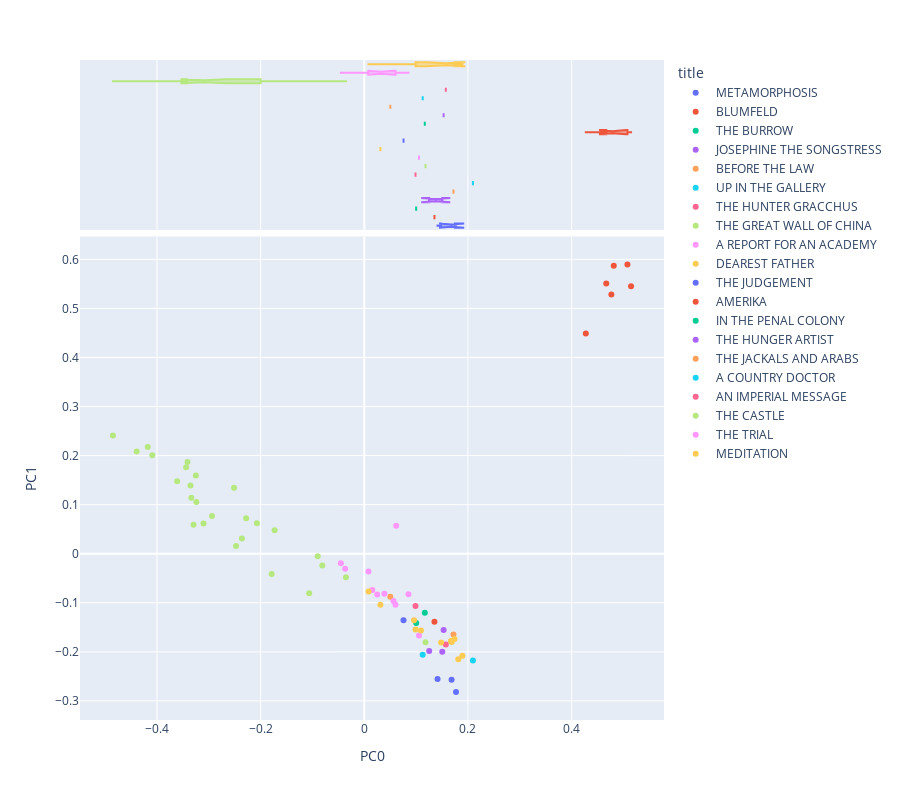

The code cell stored with this chart in its notebook:
### Code cell
import pandas as pd
import numpy as np
from scipy.linalg import norm
import plotly_express as px
import seaborn as sns
from sklearn.decomposition import PCA
sns.set(style='ticks')
OHCO = ['book_id', 'chap_id']
# Added after class
norm_docs = True # This has the effect of exaggerating variance when False
center_term_vectors = True # This has the effect of demoting authorship when False
colors = "YlGnBu" 
# colors = "Spectral"




pca_engine = PCA(n_components=10)
DCM = pd.DataFrame(pca_engine.fit_transform(L2.fillna(0)), index=L2.index)
DCM.columns = ['PC{}'.format(i) for i in DCM.columns]
DCM = DCM.join(LIB[['author','title']], on='book_id') #the lavel i will use is work_type
def vis_pcs(M, a, b, label='author', hover_name='author', symbol=None, size=None):
    return px.scatter(M, f"PC{a}", f"PC{b}", color=label, hover_name=hover_name, 
                     symbol=symbol, size=size,
                     marginal_x='box', height=800)

def vis_loadings(a=0, b=1, hover_name='term_str'):
    return px.scatter(LOADINGS.reset_index(), f"PC{a}", f"PC{b}", 
                      text='term_str', hover_name='term_str',
                      size='dfidf', color='max_pos_group', 
                      marginal_x='box', height=800)
LOADINGS = pd.DataFrame(pca_engine.components_.T * np.sqrt(pca_engine.explained_variance_))
LOADINGS.columns = ["PC{}".format(i) for i in LOADINGS.columns]
LOADINGS.index = L2.columns
LOADINGS.index.name = 'term_str'
LOADINGS = LOADINGS.join(VOCAB)
vis_pcs(DCM, 0, 1, label='title', hover_name= 'title')

### Figure 1 — Plotly figure (JSON) as saved in the notebook; plotly's stock layout.template omitted (floating-point values rounded to 4 significant figures)
{"data": [{"hovertemplate": "<b>%{hovertext}</b><br><br>title=METAMORPHOSIS<br>PC0=%{x}<br>PC1=%{y}<extra></extra>", "hovertext": ["METAMORPHOSIS", "METAMORPHOSIS", "METAMORPHOSIS"], "legendgroup": "METAMORPHOSIS", "marker": {"color": "#636efa", "symbol": "circle"}, "mode": "markers", "name": "METAMORPHOSIS", "orientation": "v", "showlegend": true, "type": "scatter", "x": [0.1413, 0.177, 0.1684], "xaxis": "x", "y": [-0.2553, -0.2819, -0.2568], "yaxis": "y"}, {"alignmentgroup": "True", "hovertemplate": "<b>%{hovertext}</b><br><br>title=METAMORPHOSIS<br>PC0=%{x}<extra></extra>", "hovertext": ["METAMORPHOSIS", "METAMORPHOSIS", "METAMORPHOSIS"], "legendgroup": "METAMORPHOSIS", "marker": {"color": "#636efa", "symbol": "circle"}, "name": "METAMORPHOSIS", "notched": true, "offsetgroup": "METAMORPHOSIS", "showlegend": false, "type": "box", "x": [0.1413, 0.177, 0.1684], "xaxis": "x2", "yaxis": "y2"}, {"hovertemplate": "<b>%{hovertext}</b><br><br>title=BLUMFELD<br>PC0=%{x}<br>PC1=%{y}<extra></extra>", "hovertext": ["BLUMFELD"], "legendgroup": "BLUMFELD", "marker": {"color": "#EF553B", "symbol": "circle"}, "mode": "markers", "name": "BLUMFELD", "orientation": "v", "showlegend": true, "type": "scatter", "x": [0.1354], "xaxis": "x", "y": [-0.1385], "yaxis": "y"}, {"alignmentgroup": "True", "hovertemplate": "<b>%{hovertext}</b><br><br>title=BLUMFELD<br>PC0=%{x}<extra></extra>", "hovertext": ["BLUMFELD"], "legendgroup": "BLUMFELD", "marker": {"color": "#EF553B", "symbol": "circle"}, "name": "BLUMFELD", "notched": true, "offsetgroup": "BLUMFELD", "showlegend": false, "type": "box", "x": [0.1354], "xaxis": "x2", "yaxis": "y2"}, {"hovertemplate": "<b>%{hovertext}</b><br><br>title=THE BURROW<br>PC0=%{x}<br>PC1=%{y}<extra></extra>", "hovertext": ["THE BURROW"], "legendgroup": "THE BURROW", "marker": {"color": "#00cc96", "symbol": "circle"}, "mode": "markers", "name": "THE BURROW", "orientation": "v", "showlegend": true, "type": "scatter", "x": [0.1001], "xaxis": "x", "y": [-0.1414], "yaxis": "y"}, {"alignmentgroup": "True", "hovertemplate": "<b>%{hovertext}</b><br><br>title=THE BURROW<br>PC0=%{x}<extra></extra>", "hovertext": ["THE BURROW"], "legendgroup": "THE BURROW", "marker": {"color": "#00cc96", "symbol": "circle"}, "name": "THE BURROW", "notched": true, "offsetgroup": "THE BURROW", "showlegend": false, "type": "box", "x": [0.1001], "xaxis": "x2", "yaxis": "y2"}, {"hovertemplate": "<b>%{hovertext}</b><br><br>title=JOSEPHINE THE SONGSTRESS<br>PC0=%{x}<br>PC1=%{y}<extra></extra>", "hovertext": ["JOSEPHINE THE SONGSTRESS", "JOSEPHINE THE SONGSTRESS"], "legendgroup": "JOSEPHINE THE SONGSTRESS", "marker": {"color": "#ab63fa", "symbol": "circle"}, "mode": "markers", "name": "JOSEPHINE THE SONGSTRESS", "orientation": "v", "showlegend": true, "type": "scatter", "x": [0.1253, 0.1505], "xaxis": "x", "y": [-0.1982, -0.1998], "yaxis": "y"}, {"alignmentgroup": "True", "hovertemplate": "<b>%{hovertext}</b><br><br>title=JOSEPHINE THE SONGSTRESS<br>PC0=%{x}<extra></extra>", "hovertext": ["JOSEPHINE THE SONGSTRESS", "JOSEPHINE THE SONGSTRESS"], "legendgroup": "JOSEPHINE THE SONGSTRESS", "marker": {"color": "#ab63fa", "symbol": "circle"}, "name": "JOSEPHINE THE SONGSTRESS", "notched": true, "offsetgroup": "JOSEPHINE THE SONGSTRESS", "showlegend": false, "type": "box", "x": [0.1253, 0.1505], "xaxis": "x2", "yaxis": "y2"}, {"hovertemplate": "<b>%{hovertext}</b><br><br>title=BEFORE THE LAW<br>PC0=%{x}<br>PC1=%{y}<extra></extra>", "hovertext": ["BEFORE THE LAW"], "legendgroup": "BEFORE THE LAW", "marker": {"color": "#FFA15A", "symbol": "circle"}, "mode": "markers", "name": "BEFORE THE LAW", "orientation": "v", "showlegend": true, "type": "scatter", "x": [0.172], "xaxis": "x", "y": [-0.1644], "yaxis": "y"}, {"alignmentgroup": "True", "hovertemplate": "<b>%{hovertext}</b><br><br>title=BEFORE THE LAW<br>PC0=%{x}<extra></extra>", "hovertext": ["BEFORE THE LAW"], "legendgroup": "BEFORE THE LAW", "marker": {"color": "#FFA15A", "symbol": "circle"}, "name": "BEFORE THE LAW", "notched": true, "offsetgroup": "BEFORE THE LAW", "showlegend": false, "type": "box", "x": [0.172], "xaxis": "x2", "yaxis": "y2"}, {"hovertemplate": "<b>%{hovertext}</b><br><br>title=UP IN THE GALLERY<br>PC0=%{x}<br>PC1=%{y}<extra></extra>", "hovertext": ["UP IN THE GALLERY"], "legendgroup": "UP IN THE GALLERY", "marker": {"color": "#19d3f3", "symbol": "circle"}, "mode": "markers", "name": "UP IN THE GALLERY", "orientation": "v", "showlegend": true, "type": "scatter", "x": [0.2096], "xaxis": "x", "y": [-0.2175], "yaxis": "y"}, {"alignmentgroup": "True", "hovertemplate": "<b>%{hovertext}</b><br><br>title=UP IN THE GALLERY<br>PC0=%{x}<extra></extra>", "hovertext": ["UP IN THE GALLERY"], "legendgroup": "UP IN THE GALLERY", "marker": {"color": "#19d3f3", "symbol": "circle"}, "name": "UP IN THE GALLERY", "notched": true, "offsetgroup": "UP IN THE GALLERY", "showlegend": false, "type": "box", "x": [0.2096], "xaxis": "x2", "yaxis": "y2"}, {"hovertemplate": "<b>%{hovertext}</b><br><br>title=THE HUNTER GRACCHUS<br>PC0=%{x}<br>PC1=%{y}<extra></extra>", "hovertext": ["THE HUNTER GRACCHUS"], "legendgroup": "THE HUNTER GRACCHUS", "marker": {"color": "#FF6692", "symbol": "circle"}, "mode": "markers", "name": "THE HUNTER GRACCHUS", "orientation": "v", "showlegend": true, "type": "scatter", "x": [0.09879], "xaxis": "x", "y": [-0.1067], "yaxis": "y"}, {"alignmentgroup": "True", "hovertemplate": "<b>%{hovertext}</b><br><br>title=THE HUNTER GRACCHUS<br>PC0=%{x}<extra></extra>", "hovertext": ["THE HUNTER GRACCHUS"], "legendgroup": "THE HUNTER GRACCHUS", "marker": {"color": "#FF6692", "symbol": "circle"}, "name": "THE HUNTER GRACCHUS", "notched": true, "offsetgroup": "THE HUNTER GRACCHUS", "showlegend": false, "type": "box", "x": [0.09879], "xaxis": "x2", "yaxis": "y2"}, {"hovertemplate": "<b>%{hovertext}</b><br><br>title=THE GREAT WALL OF CHINA<br>PC0=%{x}<br>PC1=%{y}<extra></extra>", "hovertext": ["THE GREAT WALL OF CHINA"], "legendgroup": "THE GREAT WALL OF CHINA", "marker": {"color": "#B6E880", "symbol": "circle"}, "mode": "markers", "name": "THE GREAT WALL OF CHINA", "orientation": "v", "showlegend": true, "type": "scatter", "x": [0.1181], "xaxis": "x", "y": [-0.1802], "yaxis": "y"}, {"alignmentgroup": "True", "hovertemplate": "<b>%{hovertext}</b><br><br>title=THE GREAT WALL OF CHINA<br>PC0=%{x}<extra></extra>", "hovertext": ["THE GREAT WALL OF CHINA"], "legendgroup": "THE GREAT WALL OF CHINA", "marker": {"color": "#B6E880", "symbol": "circle"}, "name": "THE GREAT WALL OF CHINA", "notched": true, "offsetgroup": "THE GREAT WALL OF CHINA", "showlegend": false, "type": "box", "x": [0.1181], "xaxis": "x2", "yaxis": "y2"}, {"hovertemplate": "<b>%{hovertext}</b><br><br>title=A REPORT FOR AN ACADEMY<br>PC0=%{x}<br>PC1=%{y}<extra></extra>", "hovertext": ["A REPORT FOR AN ACADEMY"], "legendgroup": "A REPORT FOR AN ACADEMY", "marker": {"color": "#FF97FF", "symbol": "circle"}, "mode": "markers", "name": "A REPORT FOR AN ACADEMY", "orientation": "v", "showlegend": true, "type": "scatter", "x": [0.1056], "xaxis": "x", "y": [-0.1669], "yaxis": "y"}, {"alignmentgroup": "True", "hovertemplate": "<b>%{hovertext}</b><br><br>title=A REPORT FOR AN ACADEMY<br>PC0=%{x}<extra></extra>", "hovertext": ["A REPORT FOR AN ACADEMY"], "legendgroup": "A REPORT FOR AN ACADEMY", "marker": {"color": "#FF97FF", "symbol": "circle"}, "name": "A REPORT FOR AN ACADEMY", "notched": true, "offsetgroup": "A REPORT FOR AN ACADEMY", "showlegend": false, "type": "box", "x": [0.1056], "xaxis": "x2", "yaxis": "y2"}, {"hovertemplate": "<b>%{hovertext}</b><br><br>title=DEAREST FATHER<br>PC0=%{x}<br>PC1=%{y}<extra></extra>", "hovertext": ["DEAREST FATHER"], "legendgroup": "DEAREST FATHER", "marker": {"color": "#FECB52", "symbol": "circle"}, "mode": "markers", "name": "DEAREST FATHER", "orientation": "v", "showlegend": true, "type": "scatter", "x": [0.03106], "xaxis": "x", "y": [-0.1042], "yaxis": "y"}, {"alignmentgroup": "True", "hovertemplate": "<b>%{hovertext}</b><br><br>title=DEAREST FATHER<br>PC0=%{x}<extra></extra>", "hovertext": ["DEAREST FATHER"], "legendgroup": "DEAREST FATHER", "marker": {"color": "#FECB52", "symbol": "circle"}, "name": "DEAREST FATHER", "notched": true, "offsetgroup": "DEAREST FATHER", "showlegend": false, "type": "box", "x": [0.03106], "xaxis": "x2", "yaxis": "y2"}, {"hovertemplate": "<b>%{hovertext}</b><br><br>title=THE JUDGEMENT<br>PC0=%{x}<br>PC1=%{y}<extra></extra>", "hovertext": ["THE JUDGEMENT"], "legendgroup": "THE JUDGEMENT", "marker": {"color": "#636efa", "symbol": "circle"}, "mode": "markers", "name": "THE JUDGEMENT", "orientation": "v", "showlegend": true, "type": "scatter", "x": [0.07571], "xaxis": "x", "y": [-0.1357], "yaxis": "y"}, {"alignmentgroup": "True", "hovertemplate": "<b>%{hovertext}</b><br><br>title=THE JUDGEMENT<br>PC0=%{x}<extra></extra>", "hovertext": ["THE JUDGEMENT"], "legendgroup": "THE JUDGEMENT", "marker": {"color": "#636efa", "symbol": "circle"}, "name": "THE JUDGEMENT", "notched": true, "offsetgroup": "THE JUDGEMENT", "showlegend": false, "type": "box", "x": [0.07571], "xaxis": "x2", "yaxis": "y2"}, {"hovertemplate": "<b>%{hovertext}</b><br><br>title=AMERIKA<br>PC0=%{x}<br>PC1=%{y}<extra></extra>", "hovertext": ["AMERIKA", "AMERIKA", "AMERIKA", "AMERIKA", "AMERIKA", "AMERIKA"], "legendgroup": "AMERIKA", "marker": {"color": "#EF553B", "symbol": "circle"}, "mode": "markers", "name": "AMERIKA", "orientation": "v", "showlegend": true, "type": "scatter", "x": [0.4274, 0.5147, 0.4669, 0.5077, 0.4767, 0.4813], "xaxis": "x", "y": [0.4491, 0.5451, 0.5506, 0.5897, 0.5286, 0.5867], "yaxis": "y"}, {"alignmentgroup": "True", "hovertemplate": "<b>%{hovertext}</b><br><br>title=AMERIKA<br>PC0=%{x}<extra></extra>", "hovertext": ["AMERIKA", "AMERIKA", "AMERIKA", "AMERIKA", "AMERIKA", "AMERIKA"], "legendgroup": "AMERIKA", "marker": {"color": "#EF553B", "symbol": "circle"}, "name": "AMERIKA", "notched": true, "offsetgroup": "AMERIKA", "showlegend": false, "type": "box", "x": [0.4274, 0.5147, 0.4669, 0.5077, 0.4767, 0.4813], "xaxis": "x2", "yaxis": "y2"}, {"hovertemplate": "<b>%{hovertext}</b><br><br>title=IN THE PENAL COLONY<br>PC0=%{x}<br>PC1=%{y}<extra></extra>", "hovertext": ["IN THE PENAL COLONY"], "legendgroup": "IN THE PENAL COLONY", "marker": {"color": "#00cc96", "symbol": "circle"}, "mode": "markers", "name": "IN THE PENAL COLONY", "orientation": "v", "showlegend": true, "type": "scatter", "x": [0.1167], "xaxis": "x", "y": [-0.1204], "yaxis": "y"}, {"alignmentgroup": "True", "hovertemplate": "<b>%{hovertext}</b><br><br>title=IN THE PENAL COLONY<br>PC0=%{x}<extra></extra>", "hovertext": ["IN THE PENAL COLONY"], "legendgroup": "IN THE PENAL COLONY", "marker": {"color": "#00cc96", "symbol": "circle"}, "name": "IN THE PENAL COLONY", "notched": true, "offsetgroup": "IN THE PENAL COLONY", "showlegend": false, "type": "box", "x": [0.1167], "xaxis": "x2", "yaxis": "y2"}, {"hovertemplate": "<b>%{hovertext}</b><br><br>title=THE HUNGER ARTIST<br>PC0=%{x}<br>PC1=%{y}<extra></extra>", "hovertext": ["THE HUNGER ARTIST"], "legendgroup": "THE HUNGER ARTIST", "marker": {"color": "#ab63fa", "symbol": "circle"}, "mode": "markers", "name": "THE HUNGER ARTIST", "orientation": "v", "showlegend": true, "type": "scatter", "x": [0.153], "xaxis": "x", "y": [-0.1555], "yaxis": "y"}, {"alignmentgroup": "True", "hovertemplate": "<b>%{hovertext}</b><br><br>title=THE HUNGER ARTIST<br>PC0=%{x}<extra></extra>", "hovertext": ["THE HUNGER ARTIST"], "legendgroup": "THE HUNGER ARTIST", "marker": {"color": "#ab63fa", "symbol": "circle"}, "name": "THE HUNGER ARTIST", "notched": true, "offsetgroup": "THE HUNGER ARTIST", "showlegend": false, "type": "box", "x": [0.153], "xaxis": "x2", "yaxis": "y2"}, {"hovertemplate": "<b>%{hovertext}</b><br><br>title=THE JACKALS AND ARABS<br>PC0=%{x}<br>PC1=%{y}<extra></extra>", "hovertext": ["THE JACKALS AND ARABS"], "legendgroup": "THE JACKALS AND ARABS", "marker": {"color": "#FFA15A", "symbol": "circle"}, "mode": "markers", "name": "THE JACKALS AND ARABS", "orientation": "v", "showlegend": true, "type": "scatter", "x": [0.05023], "xaxis": "x", "y": [-0.08762], "yaxis": "y"}, {"alignmentgroup": "True", "hovertemplate": "<b>%{hovertext}</b><br><br>title=THE JACKALS AND ARABS<br>PC0=%{x}<extra></extra>", "hovertext": ["THE JACKALS AND ARABS"], "legendgroup": "THE JACKALS AND ARABS", "marker": {"color": "#FFA15A", "symbol": "circle"}, "name": "THE JACKALS AND ARABS", "notched": true, "offsetgroup": "THE JACKALS AND ARABS", "showlegend": false, "type": "box", "x": [0.05023], "xaxis": "x2", "yaxis": "y2"}, {"hovertemplate": "<b>%{hovertext}</b><br><br>title=A COUNTRY DOCTOR<br>PC0=%{x}<br>PC1=%{y}<extra></extra>", "hovertext": ["A COUNTRY DOCTOR"], "legendgroup": "A COUNTRY DOCTOR", "marker": {"color": "#19d3f3", "symbol": "circle"}, "mode": "markers", "name": "A COUNTRY DOCTOR", "orientation": "v", "showlegend": true, "type": "scatter", "x": [0.1127], "xaxis": "x", "y": [-0.2061], "yaxis": "y"}, {"alignmentgroup": "True", "hovertemplate": "<b>%{hovertext}</b><br><br>title=A COUNTRY DOCTOR<br>PC0=%{x}<extra></extra>", "hovertext": ["A COUNTRY DOCTOR"], "legendgroup": "A COUNTRY DOCTOR", "marker": {"color": "#19d3f3", "symbol": "circle"}, "name": "A COUNTRY DOCTOR", "notched": true, "offsetgroup": "A COUNTRY DOCTOR", "showlegend": false, "type": "box", "x": [0.1127], "xaxis": "x2", "yaxis": "y2"}, {"hovertemplate": "<b>%{hovertext}</b><br><br>title=AN IMPERIAL MESSAGE<br>PC0=%{x}<br>PC1=%{y}<extra></extra>", "hovertext": ["AN IMPERIAL MESSAGE"], "legendgroup": "AN IMPERIAL MESSAGE", "marker": {"color": "#FF6692", "symbol": "circle"}, "mode": "markers", "name": "AN IMPERIAL MESSAGE", "orientation": "v", "showlegend": true, "type": "scatter", "x": [0.1573], "xaxis": "x", "y": [-0.1849], "yaxis": "y"}, {"alignmentgroup": "True", "hovertemplate": "<b>%{hovertext}</b><br><br>title=AN IMPERIAL MESSAGE<br>PC0=%{x}<extra></extra>", "hovertext": ["AN IMPERIAL MESSAGE"], "legendgroup": "AN IMPERIAL MESSAGE", "marker": {"color": "#FF6692", "symbol": "circle"}, "name": "AN IMPERIAL MESSAGE", "notched": true, "offsetgroup": "AN IMPERIAL MESSAGE", "showlegend": false, "type": "box", "x": [0.1573], "xaxis": "x2", "yaxis": "y2"}, {"hovertemplate": "<b>%{hovertext}</b><br><br>title=THE CASTLE<br>PC0=%{x}<br>PC1=%{y}<extra></extra>", "hovertext": ["THE CASTLE", "THE CASTLE", "THE CASTLE", "THE CASTLE", "THE CASTLE", "THE CASTLE", "THE CASTLE", "THE CASTLE", "THE CASTLE", "THE CASTLE", "THE CASTLE", "THE CASTLE", "THE CASTLE", "THE CASTLE", "THE CASTLE", "THE CASTLE", "THE CASTLE", "THE CASTLE", "THE CASTLE", "THE CASTLE", "THE CASTLE", "THE CASTLE", "THE CASTLE", "THE CASTLE", "THE CASTLE"], "legendgroup": "THE CASTLE", "marker": {"color": "#B6E880", "symbol": "circle"}, "mode": "markers", "name": "THE CASTLE", "orientation": "v", "showlegend": true, "type": "scatter", "x": [-0.2279, -0.3336, -0.4178, -0.4849, -0.173, -0.3437, -0.3411, -0.2072, -0.2513, -0.2938, -0.3251, -0.409, -0.08991, -0.4392, -0.2362, -0.3102, -0.2474, -0.1787, -0.1063, -0.3295, -0.3354, -0.3611, -0.03537, -0.08097, -0.324], "xaxis": "x", "y": [0.07247, 0.1141, 0.2174, 0.2408, 0.04812, 0.1764, 0.1871, 0.06231, 0.1344, 0.0768, 0.1597, 0.2005, -0.004983, 0.2082, 0.03086, 0.0618, 0.01574, -0.04108, -0.08037, 0.0593, 0.1389, 0.148, -0.04809, -0.02386, 0.1055], "yaxis": "y"}, {"alignmentgroup": "True", "hovertemplate": "<b>%{hovertext}</b><br><br>title=THE CASTLE<br>PC0=%{x}<extra></extra>", "hovertext": ["THE CASTLE", "THE CASTLE", "THE CASTLE", "THE CASTLE", "THE CASTLE", "THE CASTLE", "THE CASTLE", "THE CASTLE", "THE CASTLE", "THE CASTLE", "THE CASTLE", "THE CASTLE", "THE CASTLE", "THE CASTLE", "THE CASTLE", "THE CASTLE", "THE CASTLE", "THE CASTLE", "THE CASTLE", "THE CASTLE", "THE CASTLE", "THE CASTLE", "THE CASTLE", "THE CASTLE", "THE CASTLE"], "legendgroup": "THE CASTLE", "marker": {"color": "#B6E880", "symbol": "circle"}, "name": "THE CASTLE", "notched": true, "offsetgroup": "THE CASTLE", "showlegend": false, "type": "box", "x": [-0.2279, -0.3336, -0.4178, -0.4849, -0.173, -0.3437, -0.3411, -0.2072, -0.2513, -0.2938, -0.3251, -0.409, -0.08991, -0.4392, -0.2362, -0.3102, -0.2474, -0.1787, -0.1063, -0.3295, -0.3354, -0.3611, -0.03537, -0.08097, -0.324], "xaxis": "x2", "yaxis": "y2"}, {"hovertemplate": "<b>%{hovertext}</b><br><br>title=THE TRIAL<br>PC0=%{x}<br>PC1=%{y}<extra></extra>", "hovertext": ["THE TRIAL", "THE TRIAL", "THE TRIAL", "THE TRIAL", "THE TRIAL", "THE TRIAL", "THE TRIAL", "THE TRIAL", "THE TRIAL", "THE TRIAL"], "legendgroup": "THE TRIAL", "marker": {"color": "#FF97FF", "symbol": "circle"}, "mode": "markers", "name": "THE TRIAL", "orientation": "v", "showlegend": true, "type": "scatter", "x": [-0.03683, 0.01544, -0.04526, 0.08514, 0.05635, 0.06152, 0.02492, 0.007976, 0.03888, 0.06021], "xaxis": "x", "y": [-0.03037, -0.07386, -0.01943, -0.08279, -0.09612, 0.0572, -0.08289, -0.03606, -0.08142, -0.1038], "yaxis": "y"}, {"alignmentgroup": "True", "hovertemplate": "<b>%{hovertext}</b><br><br>title=THE TRIAL<br>PC0=%{x}<extra></extra>", "hovertext": ["THE TRIAL", "THE TRIAL", "THE TRIAL", "THE TRIAL", "THE TRIAL", "THE TRIAL", "THE TRIAL", "THE TRIAL", "THE TRIAL", "THE TRIAL"], "legendgroup": "THE TRIAL", "marker": {"color": "#FF97FF", "symbol": "circle"}, "name": "THE TRIAL", "notched": true, "offsetgroup": "THE TRIAL", "showlegend": false, "type": "box", "x": [-0.03683, 0.01544, -0.04526, 0.08514, 0.05635, 0.06152, 0.02492, 0.007976, 0.03888, 0.06021], "xaxis": "x2", "yaxis": "y2"}, {"hovertemplate": "<b>%{hovertext}</b><br><br>title=MEDITATION<br>PC0=%{x}<br>PC1=%{y}<extra></extra>", "hovertext": ["MEDITATION", "MEDITATION", "MEDITATION", "MEDITATION", "MEDITATION", "MEDITATION", "MEDITATION", "MEDITATION", "MEDITATION", "MEDITATION"], "legendgroup": "MEDITATION", "marker": {"color": "#FECB52", "symbol": "circle"}, "mode": "markers", "name": "MEDITATION", "orientation": "v", "showlegend": true, "type": "scatter", "x": [0.09891, 0.09602, 0.1093, 0.174, 0.1482, 0.1686, 0.167, 0.1814, 0.1894, 0.008088], "xaxis": "x", "y": [-0.1545, -0.1353, -0.1562, -0.1737, -0.181, -0.1798, -0.1778, -0.215, -0.2077, -0.07671], "yaxis": "y"}, {"alignmentgroup": "True", "hovertemplate": "<b>%{hovertext}</b><br><br>title=MEDITATION<br>PC0=%{x}<extra></extra>", "hovertext": ["MEDITATION", "MEDITATION", "MEDITATION", "MEDITATION", "MEDITATION", "MEDITATION", "MEDITATION", "MEDITATION", "MEDITATION", "MEDITATION"], "legendgroup": "MEDITATION", "marker": {"color": "#FECB52", "symbol": "circle"}, "name": "MEDITATION", "notched": true, "offsetgroup": "MEDITATION", "showlegend": false, "type": "box", "x": [0.09891, 0.09602, 0.1093, 0.174, 0.1482, 0.1686, 0.167, 0.1814, 0.1894, 0.008088], "xaxis": "x2", "yaxis": "y2"}], "layout": {"height": 800, "legend": {"title": {"text": "title"}, "tracegroupgap": 0}, "margin": {"t": 60}, "xaxis": {"anchor": "y", "domain": [0, 1], "title": {"text": "PC0"}}, "xaxis2": {"anchor": "y2", "domain": [0, 1], "matches": "x", "showgrid": true, "showticklabels": false}, "yaxis": {"anchor": "x", "domain": [0, 0.7326], "title": {"text": "PC1"}}, "yaxis2": {"anchor": "x2", "domain": [0.7426, 1], "matches": "y2", "showgrid": false, "showline": false, "showticklabels": false, "ticks": ""}}}
